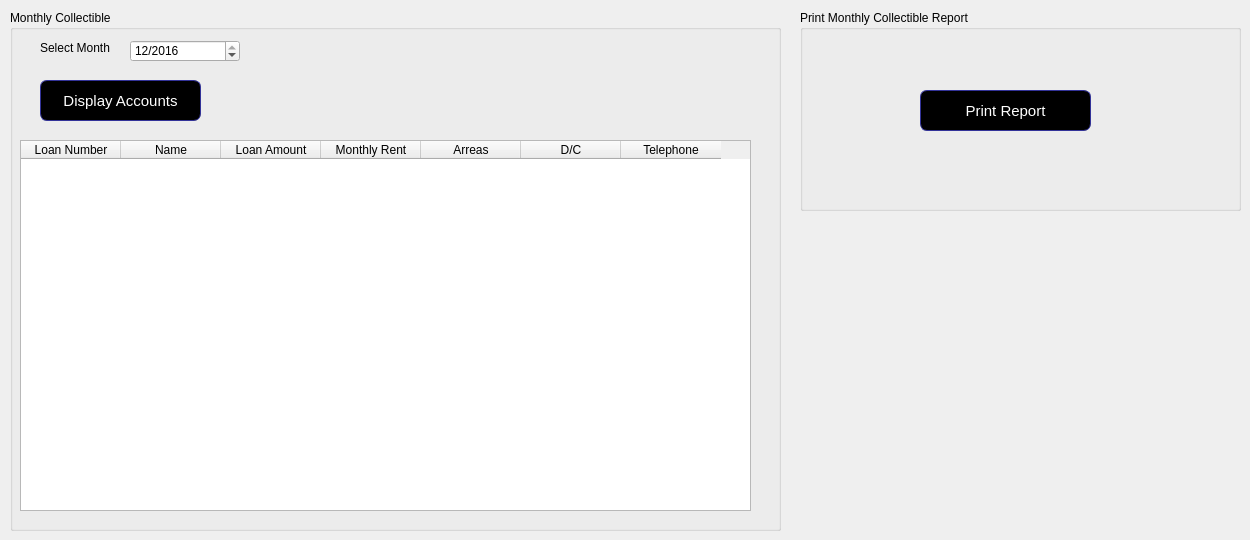
      <widget class="QWidget" name="tab_28">
       <attribute name="title">
        <string>Monthly Collectible</string>
       </attribute>
       <widget class="QGroupBox" name="groupBox_32">
        <property name="geometry">
         <rect>
          <x>800</x>
          <y>10</y>
          <width>441</width>
          <height>201</height>
         </rect>
        </property>
        <property name="title">
         <string>Print Monthly Collectible Report</string>
        </property>
        <widget class="QPushButton" name="pushButton_29">
         <property name="geometry">
          <rect>
           <x>120</x>
           <y>80</y>
           <width>171</width>
           <height>41</height>
          </rect>
         </property>
         <property name="styleSheet">
          <string notr="true">QPushButton {
color: white;
background-color: QLinearGradient( );
border-width: 1px;
border-color: #339;
border-style: solid;
border-radius: 7;
padding: 3px;
font-size: 15px;
padding-left: 5px;
padding-right: 5px;

}</string>
         </property>
         <property name="text">
          <string>Print Report</string>
         </property>
        </widget>
       </widget>
       <widget class="QGroupBox" name="groupBox_33">
        <property name="geometry">
         <rect>
          <x>10</x>
          <y>10</y>
          <width>771</width>
          <height>521</height>
         </rect>
        </property>
        <property name="title">
         <string>Monthly Collectible</string>
        </property>
        <widget class="QLabel" name="label_92">
         <property name="geometry">
          <rect>
           <x>30</x>
           <y>30</y>
           <width>91</width>
           <height>16</height>
          </rect>
         </property>
         <property name="text">
          <string>Select Month</string>
         </property>
        </widget>
        <widget class="QPushButton" name="pushButton_30">
         <property name="geometry">
          <rect>
           <x>30</x>
           <y>70</y>
           <width>161</width>
           <height>41</height>
          </rect>
         </property>
         <property name="styleSheet">
          <string notr="true">QPushButton {
color: white;
background-color: QLinearGradient( );
border-width: 1px;
border-color: #339;
border-style: solid;
border-radius: 7;
padding: 3px;
font-size: 15px;
padding-left: 5px;
padding-right: 5px;

}</string>
         </property>
         <property name="text">
          <string>Display Accounts</string>
         </property>
        </widget>
        <widget class="QTableWidget" name="tableWidget_12">
         <property name="geometry">
          <rect>
           <x>10</x>
           <y>130</y>
           <width>731</width>
           <height>371</height>
          </rect>
         </property>
         <column>
          <property name="text">
           <string>Loan Number</string>
          </property>
         </column>
         <column>
          <property name="text">
           <string>Name</string>
          </property>
         </column>
         <column>
          <property name="text">
           <string>Loan Amount</string>
          </property>
         </column>
         <column>
          <property name="text">
           <string>Monthly Rent</string>
          </property>
         </column>
         <column>
          <property name="text">
           <string>Arreas</string>
          </property>
         </column>
         <column>
          <property name="text">
           <string>D/C</string>
          </property>
         </column>
         <column>
          <property name="text">
           <string>Telephone</string>
          </property>
         </column>
        </widget>
        <widget class="QDateEdit" name="dateEdit_15">
         <property name="geometry">
          <rect>
           <x>120</x>
           <y>30</y>
           <width>110</width>
           <height>22</height>
          </rect>
         </property>
         <property name="inputMethodHints">
          <set>Qt::ImhPreferNumbers</set>
         </property>
         <property name="displayFormat">
          <string>M/yyyy</string>
         </property>
         <property name="date">
          <date>
           <year>2016</year>
           <month>12</month>
           <day>1</day>
          </date>
         </property>
        </widget>
       </widget>
      </widget>
